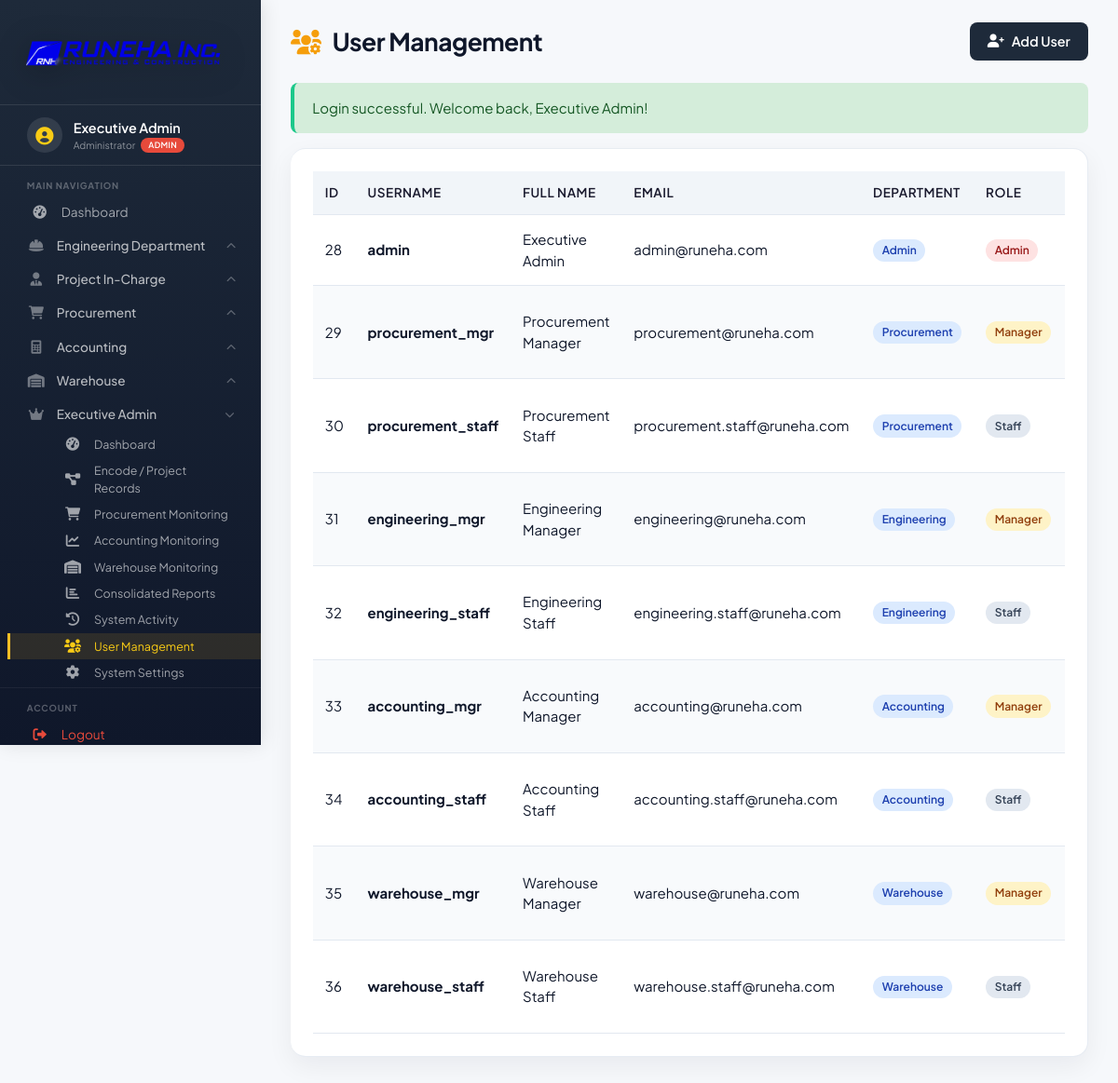
/modules/admin/users.php (signed in), run on the app's committed database.
### tables this page shows
CREATE TABLE IF NOT EXISTS `users` (
  `id` BIGINT UNSIGNED NOT NULL AUTO_INCREMENT,
  `username` VARCHAR(100) NOT NULL,
  `password` VARCHAR(255) NOT NULL,
  `full_name` VARCHAR(150) NOT NULL,
  `email` VARCHAR(200) NOT NULL,
  `monthly_salary` DECIMAL(15,2) NOT NULL DEFAULT 0.00,
  `department` ENUM('admin','procurement','engineering','accounting','warehouse') NOT NULL,
  `role` ENUM('admin','manager','staff') NOT NULL DEFAULT 'staff',
  `status` ENUM('active','inactive') NOT NULL DEFAULT 'active',
  `created_at` TIMESTAMP NOT NULL DEFAULT CURRENT_TIMESTAMP,
  `updated_at` TIMESTAMP NULL DEFAULT NULL ON UPDATE CURRENT_TIMESTAMP,
  PRIMARY KEY (`id`),
  UNIQUE KEY `uq_users_username` (`username`),
  UNIQUE KEY `uq_users_email` (`email`)
);

### modules/admin/users.php (the view, shortened to what this page needs)
<?php
require_once '../../includes/auth.php';
$page_title = 'User Management';
$action = $_GET['action'] ?? 'list';
$users = [];
try {
    $query = "SELECT * FROM users ORDER BY created_at DESC";
    $users = $pdo->query($query)->fetchAll();
} catch (PDOException $e) {
    $error = userDatabaseError($e);
}
$user_details = null;
include '../../includes/header.php';
?>
<div class="page-header">
    <h1><i class="fas fa-users-cog"></i> <?php echo $page_title; ?></h1>
    <?php if ($action === 'list'): ?>
        <a href="?action=add" class="btn btn-primary"><i class="fas fa-user-plus"></i> Add User</a>
    <?php endif; ?>
</div>
<?php if (isset($_SESSION['success'])): ?>
    <div class="alert alert-success"><?php echo htmlspecialchars($_SESSION['success']); unset($_SESSION['success']); ?></div>
<?php endif; ?>
<?php if ($action === 'add' || $action === 'edit'): ?>
<div class="card">
    <h3><?php echo $action === 'add' ? 'Create New' : 'Edit'; ?> User</h3>
    <form method="POST" data-validate>
        <?php if ($action === 'edit'): ?>
            <input type="hidden" name="update_user" value="1">
        <?php else: ?>
            <input type="hidden" name="add_user" value="1">
        <?php endif; ?>
        <div class="form-row">
            <div class="form-group">
                <label class="required">Username</label>
                <input type="text" name="username" required value="<?php echo htmlspecialchars($user_details['username'] ?? ''); ?>">
            </div>
            <div class="form-group">
                <label class="required">Full Name</label>
                <input type="text" name="full_name" required value="<?php echo htmlspecialchars($user_details['full_name'] ?? ''); ?>">
            </div>
        </div>
        <div class="form-row">
            <div class="form-group">
                <label class="required">Email</label>
                <input type="email" name="email" required value="<?php echo htmlspecialchars($user_details['email'] ?? ''); ?>">
            </div>
            <div class="form-group">
                <label class="required">Department</label>
                <select name="department" required>
                    <option value="">Select Department</option>
                    <option value="procurement" <?php echo ($user_details['department'] ?? '') == 'procurement' ? 'selected' : ''; ?>>Procurement</option>
                    <option value="engineering" <?php echo ($user_details['department'] ?? '') === 'engineering' ? 'selected' : ''; ?>>Engineering</option>
                    <option value="accounting" <?php echo ($user_details['department'] ?? '') == 'accounting' ? 'selected' : ''; ?>>Accounting</option>
                    <option value="warehouse" <?php echo ($user_details['department'] ?? '') == 'warehouse' ? 'selected' : ''; ?>>Warehouse</option>
                    <option value="admin" <?php echo ($user_details['department'] ?? '') == 'admin' ? 'selected' : ''; ?>>Administrator</option>
                </select>
            </div>
        </div>
        <div class="form-row">
            <div class="form-group">
                <label class="required">Role</label>
                <select name="role" required>
                    <option value="staff" <?php echo ($user_details['role'] ?? '') == 'staff' ? 'selected' : ''; ?>>Staff</option>
                    <option value="manager" <?php echo ($user_details['role'] ?? '') == 'manager' ? 'selected' : ''; ?>>Manager</option>
                    <option value="admin" <?php echo ($user_details['role'] ?? '') == 'admin' ? 'selected' : ''; ?>>Admin</option>
                </select>
            </div>
            <div class="form-group">
                <label class="required">Status</label>
                <select name="status" required>
                    <option value="active" <?php echo ($user_details['status'] ?? '') == 'active' ? 'selected' : ''; ?>>Active</option>
                    <option value="inactive" <?php echo ($user_details['status'] ?? '') == 'inactive' ? 'selected' : ''; ?>>Inactive</option>
                </select>
            </div>
        </div>
        <div class="form-row">
            <div class="form-group">
                <label><?php echo $action === 'add' ? 'Password *' : 'Password (leave blank to keep current)'; ?></label>
                <input type="password" name="password" <?php echo $action === 'add' ? 'required' : ''; ?> minlength="6" placeholder="Min 6 characters">
            </div>
            <div class="form-group">
                <label><?php echo $action === 'add' ? 'Confirm Password *' : 'Confirm Password'; ?></label>
                <input type="password" name="confirm_password" <?php echo $action === 'add' ? 'required' : ''; ?> placeholder="Confirm password">
            </div>
        </div>
        <div style="margin-top:1.5rem;">
            <button type="submit" class="btn btn-primary"><i class="fas fa-save"></i> <?php echo $action === 'add' ? 'Create' : 'Update'; ?> User</button>
            <a href="users.php" class="btn btn-secondary">Cancel</a>
        </div>
    </form>
</div>
<?php else: ?>
<div class="card">
    <div class="table-responsive">
        <table class="table" id="userTable">
            <thead>
                <tr>
                    <th>ID</th>
                    <th onclick="sortTable('userTable', 1)">Username</th>
                    <th onclick="sortTable('userTable', 2)">Full Name</th>
                    <th onclick="sortTable('userTable', 3)">Email</th>
                    <th onclick="sortTable('userTable', 4)">Department</th>
                    <th onclick="sortTable('userTable', 5)">Role</th>
                    <th onclick="sortTable('userTable', 6)">Status</th>
                </tr>
            </thead>
            <tbody>
                <?php if (empty($users)): ?>
                    <tr>
                        <td colspan="8" style="text-align:center;color:#94a3b8;padding:2rem;">No users found.</td>
                    </tr>
                <?php else: ?>
                    <?php foreach ($users as $user): ?>
                    <tr>
                        <td><?php echo $user['id']; ?></td>
                        <td><strong><?php echo htmlspecialchars($user['username']); ?></strong></td>
                        <td><?php echo htmlspecialchars($user['full_name']); ?></td>
                        <td><?php echo htmlspecialchars($user['email']); ?></td>
                        <td><span class="badge badge-primary"><?php echo ucfirst($user['department']); ?></span></td>
                        <td><span class="badge badge-<?php echo $user['role'] === 'admin' ? 'danger' : ($user['role'] === 'manager' ? 'warning' : 'secondary'); ?>"><?php echo ucfirst($user['role']); ?></span></td>
                        <td><span class="badge badge-<?php echo $user['status']; ?>"><?php echo ucfirst($user['status']); ?></span></td>
                    </tr>
                    <?php endforeach; ?>
                <?php endif; ?>
            </tbody>
        </table>
    </div>
</div>
<?php endif; ?>
<?php include '../../includes/footer.php'; ?>

### assets/css/style.css (style rules this page uses)
:root { --navy: #1e2a3a; --navy-dark: #0f172a; --amber: #f59e0b; --off-white: #f8fafc; --border: #e2e8f0; --muted: #64748b; --shadow: 0 4px 12px rgba(15, 23, 42, 0.06); --radius: 16px; --text-title: 1.65rem; --text-card: 1.05rem; --text-stat: 1.85rem; --text-label: 0.8rem; }
* { margin: 0; padding: 0; box-sizing: border-box; }
body { font-family: 'Segoe UI', Tahoma, Geneva, Verdana, sans-serif; background: var(--off-white); color: var(--navy-dark); min-height: 100vh; font-size: 15px; line-height: 1.5; }
h1, h2, h3 { color: var(--navy-dark); font-weight: 700; line-height: 1.25; }
h1 { font-size: var(--text-title); letter-spacing: -0.03em; }
.btn { display: inline-flex; align-items: center; gap: 0.5rem; padding: 0.6rem 1.2rem; border: none; border-radius: 8px; font-size: 0.9rem; font-weight: 600; cursor: pointer; text-decoration: none; transition: all 0.2s ease; }
.btn-primary { background: var(--navy); color: white; }
.card { background: #ffffff; border-radius: 16px; padding: 1.5rem; box-shadow: var(--shadow); margin-bottom: 1.5rem; }
.table-responsive { overflow-x: auto; }
.table { width: 100%; border-collapse: collapse; }
.table th, .table td { padding: 0.8rem; text-align: left; border-bottom: 1px solid var(--border); }
.table tbody tr:nth-child(even) { background: #f8fafc; }
.table th { background: #f1f5f9; font-weight: 600; color: #1a1a2e; font-size: 0.85rem; text-transform: uppercase; letter-spacing: 0.5px; }
.badge { display: inline-block; padding: 0.2rem 0.6rem; border-radius: 20px; font-size: 0.75rem; font-weight: 600; }
.badge-primary { background: #dbeafe; color: #1e40af; }
.badge-warning { background: #fef3c7; color: #92400e; }
.badge-danger { background: #fee2e2; color: #991b1b; }
.badge-secondary { background: #e2e8f0; color: #334155; }
.alert { padding: 1rem 1.2rem; border-radius: 8px; margin-bottom: 1rem; border-left: 4px solid transparent; }
.alert-success { background: #d4edda; color: #155724; border-left-color: #1cc88a; }
.page-header { display: flex; justify-content: space-between; align-items: center; margin-bottom: 1.5rem; flex-wrap: wrap; gap: 1rem; }
.page-header h1 { font-size: 1.65rem; color: var(--navy-dark); margin: 0; letter-spacing: -0.02em; }
.page-header h1 i { color: #f59e0b; margin-right: 0.5rem; }
:root { --off-white: #f6f8fb; --shadow: 0 10px 28px rgba(15, 23, 42, 0.06); --shadow-hover: 0 16px 34px rgba(15, 23, 42, 0.1); --success: #16a085; --danger: #e76f51; --info: #4f8cc9; }
body { font-family: 'Plus Jakarta Sans', 'Segoe UI', Tahoma, sans-serif; background: var(--off-white); }
.card, .stat-card, .quick-action { border: 1px solid rgba(226, 232, 240, 0.8); border-left: 0; border-radius: 16px; box-shadow: var(--shadow); }

### data on the page
users: id "28", username "admin", full_name "Executive Admin", email "admin@runeha.com", department "Admin", role "Admin"
users: id "29", username "procurement_mgr", full_name "Procurement Manager", email "procurement@runeha.com", department "Procurement", role "Manager"
users: id "30", username "procurement_staff", full_name "Procurement Staff", email "procurement.staff@runeha.com", department "Procurement", role "Staff"
users: id "31", username "engineering_mgr", full_name "Engineering Manager", email "engineering@runeha.com", department "Engineering", role "Manager"
users: id "32", username "engineering_staff", full_name "Engineering Staff", email "engineering.staff@runeha.com", department "Engineering", role "Staff"
users: id "33", username "accounting_mgr", full_name "Accounting Manager", email "accounting@runeha.com", department "Accounting", role "Manager"
users: id "34", username "accounting_staff", full_name "Accounting Staff", email "accounting.staff@runeha.com", department "Accounting", role "Staff"
users: id "35", username "warehouse_mgr", full_name "Warehouse Manager", email "warehouse@runeha.com", department "Warehouse", role "Manager"
users: id "36", username "warehouse_staff", full_name "Warehouse Staff", email "warehouse.staff@runeha.com", department "Warehouse", role "Staff"

### other printed values
$_SESSION['full_name'] "Executive Admin"
getDepartmentName($department) "Administrator"
$page_title "User Management"
$_SESSION['success'] "Login successful. Welcome back, Executive Admin!"
